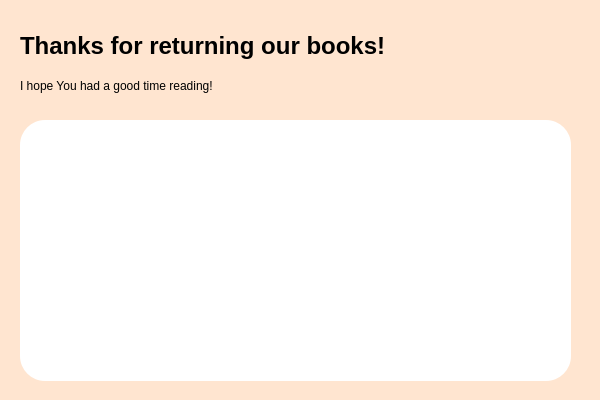
<?xml version="1.0" encoding="UTF-8"?>
<ui version="4.0">
 <class>ReturnBooksNotification</class>
 <widget class="QDialog" name="ReturnBooksNotification">
  <property name="geometry">
   <rect>
    <x>0</x>
    <y>0</y>
    <width>600</width>
    <height>400</height>
   </rect>
  </property>
  <property name="windowTitle">
   <string>Dialog</string>
  </property>
  <property name="styleSheet">
   <string notr="true">QDialog{
	background: #FFE5D0;
	font-family: Montserrat;
}

QLineEdit {
	border: 1px solid;
	border-radius: 15px;
	border-color: #e5e5e5;
	background-color: palette(base);
	padding: 0px 5px;
	font-size: 13px;
}

QPushButton {
	border-radius: 15px; 
	font-size: 13px;
	height: 31px; 
}</string>
  </property>
  <widget class="QLabel" name="pageDesc">
   <property name="geometry">
    <rect>
     <x>20</x>
     <y>60</y>
     <width>511</width>
     <height>51</height>
    </rect>
   </property>
   <property name="text">
    <string>I hope You had a good time reading!</string>
   </property>
  </widget>
  <widget class="QLabel" name="pageTitle">
   <property name="geometry">
    <rect>
     <x>20</x>
     <y>20</y>
     <width>441</width>
     <height>51</height>
    </rect>
   </property>
   <property name="styleSheet">
    <string notr="true">QLabel{
	font-size: 24px;
	font-weight: bold;
}</string>
   </property>
   <property name="text">
    <string>Thanks for returning our books!</string>
   </property>
  </widget>
  <widget class="QListWidget" name="listWidget">
   <property name="geometry">
    <rect>
     <x>20</x>
     <y>120</y>
     <width>551</width>
     <height>261</height>
    </rect>
   </property>
   <property name="styleSheet">
    <string notr="true">QListWidget{
	border-radius: 25px;
	background: rgb(255, 255, 255);
}</string>
   </property>
  </widget>
 </widget>
 <resources/>
 <connections/>
</ui>
